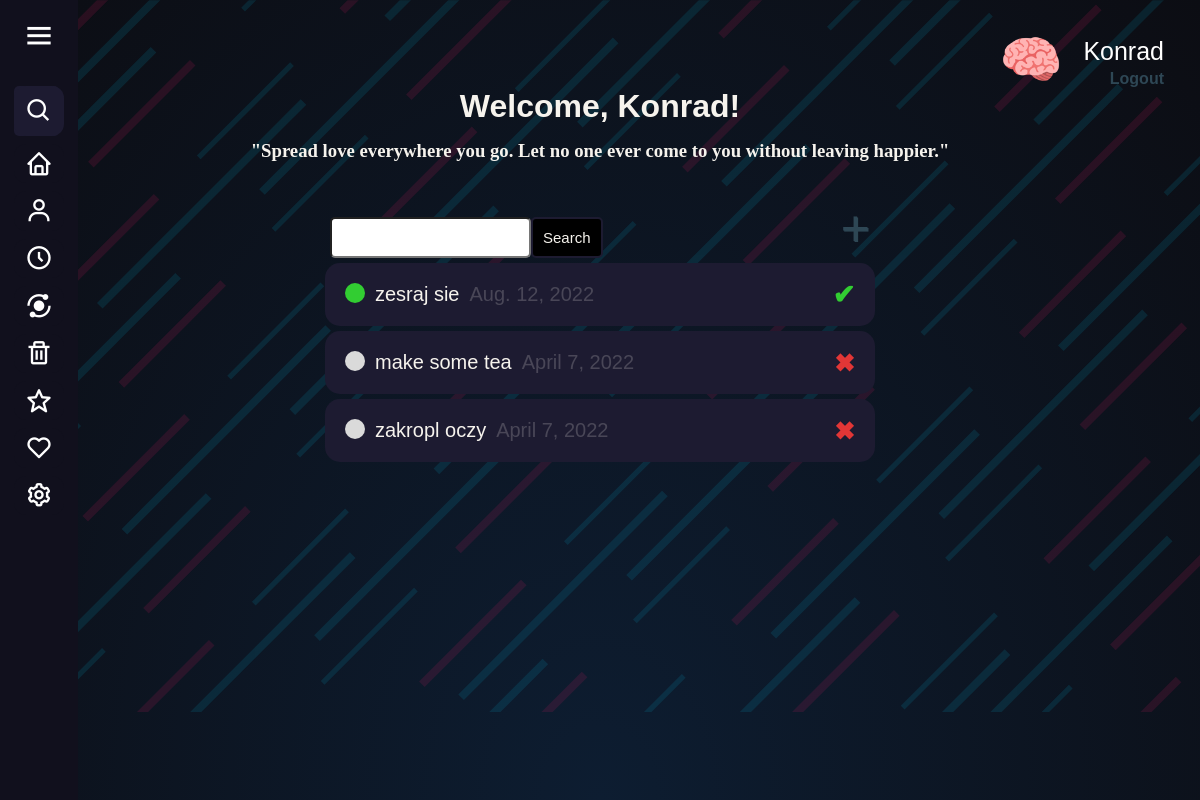
The app's page / (signed in) with its own data.
### website/models.py (models this page shows, shortened)
class Profile(models.Model):
    user = models.OneToOneField(User, on_delete=models.CASCADE)
    avatar = models.ImageField(default='default.jpg', upload_to='profile_images', blank=True, null=True)
    bio = models.TextField(default='Write Your bio here...')

class Task(models.Model):
    name = models.CharField(max_length=69)
    description = models.TextField(max_length=1337)
    deadline = models.DateField()
    status = models.BooleanField()
    visible = models.BooleanField(default=False)
    user = models.ForeignKey(User, on_delete=models.CASCADE, null=True, blank=True)
    def __str__(self):
        return self.name
    class Meta:
        ordering = ['-status', 'deadline']

### website/views.py (the view)
# urls.py: path('', views.MainTasksView.as_view(), name='main-tasks'),
class MainTasksView(LoginRequiredMixin, ListView):
    model = Task
    context_object_name = "tasks"
    template_name = "maintasks.html"
    def get_context_data(self, **kwargs):
        context = super().get_context_data(**kwargs)
        context['tasks'] = context['tasks'].filter(user=self.request.user)
        context['count'] = context['tasks'].filter(status=False).count()
        search_input = self.request.GET.get('search_bar') or ''
        if search_input:
            context['tasks'] = context['tasks'].filter(name__icontains=search_input)
        context['search_input'] = search_input
        quotes = ['"Logic will take you from A to B. Imagination will take you everywhere."',
                  '"Hate is a lack of imagination."',
                  '"I am a brain, Watson. The rest of me is a mere appendix."',
                  '"Beauty you are born with, but brains you earn."',
                  '"I not only use all the brains that I have, but all I can borrow."',
                  '"It’s not that I’m so smart, it’s just that I stay with problems longer."',
                  '"Any fool can know. The point is to understand."',
                  '"The measure of intelligence is the ability to change."',
                  '"Try not to become a person of success, but rather try to become a person of value."',
                  '"Education is not the learning of the facts, but the training of the mind to think."',
                  '"Spread love everywhere you go. Let no one ever come to you without leaving happier."',
                  '"Always remember that you are absolutely unique. Just like everyone else."',
                  '"Do not judge each day by the harvest you reap but by the seeds that you plant."',
                  '"The future belongs to those who believe in the beauty of their dreams."',
                  '"Tell me and I forget. Teach me and I remember. Involve me and I learn."',
                  '"It is during our darkest moments that we must focus to see the light."',
                  '"Life is a long lesson in humility."',
                  '"Success usually comes to those who are too busy to be looking for it."',
                  '"The way to get started is to quit talking and begin doing."',
                  '"If you really look closely, most overnight successes took a long time."',
                  '"The road to success and the road to failure are almost exactly the same."',
                  '"If you want to achieve excellence, you can get there today. As of this second, quit doing less-than-excellent work."',
                  '"Before anything else, preparation is the key to success."',
                  ]
        context['random_quote'] = random.choice(quotes)
        return context

### website/templates/maintasks.html (shortened to what this page needs)
{% extends "base.html" %}
{% block content %}
<html lang="en">
<head>
</head>
<body>
<div class="user-header-info">
{% if request.user.is_authenticated %}
<p class="user-nickname">
    <img class="rounded-circle account-img-main" src="{{ user.profile.avatar.url }} " style="cursor: pointer;"/>
    {{ request.user }}
</p>
<a class="user-log" href="{% url 'logout' %}">Logout</a>
{% else %}
<a class="user-log" href="{% url 'login' %}">Login</a>
{% endif %}
</div>
<div class="header-bar">
    <div>
        <h1>Welcome, {{ request.user.username|title }}!</h1>
        <h3 class="random-quote">{{ random_quote }}</h3>
    </div>
</div>
<div class="container">
<div class="search-bar-wrapper">
<form method="GET" class="search-bar">
    <input type="text" name="search_bar" value="{{ search_input }}">
    <input class="search-button" type="submit" value="Search">
</form>
    <div class="btn btn-primary tooltip-plus">
        <a id="create-link" href="{% url 'create-tasks' %}">&#x2b;</a>
    </div>
</div>
    <div class="tasks-wrapper">
        {% for task in tasks %}
        {% if task.visible == False %}
        <div class="specific-task">
            {% if task.status %}
                <div class="task-name">
                    <div class="task-completed-icon"></div>
                    <a href="{% url 'update-tasks' task.id %}">{{ task }}</a>
                    <div class="deadline-task">{{ task.deadline }}</div>
                </div>
            <div class="btn btn-primary tooltip-tick">
                <a class="delete-done-link" href="{% url 'confirm-tasks' task.id %}">&#10004;</a>
            </div>
            {% else %}
                <div class="task-name">
                    <div class="task-incomplete-icon"></div>
                    <a href="{% url 'update-tasks' task.id %}">{{ task }}</a>
                    <div class="deadline-task">{{ task.deadline }}</div>
                </div>
            <div class="btn btn-primary tooltip">
                <a class="delete-link" href="{% url 'delete-tasks' task.id %}">&#10006;</a>
            </div>
            {% endif %}
        </div>
        {% endif %}
        {% empty %}
        <h3>No tasks yet.</h3>
        {% endfor %}
    </div>
</div>
</body>
</html>
{% endblock content %}

### website/static/style.css (style rules this page uses)
body { background-repeat: no-repeat; background-size: cover; background-position: center; font-family: 'Inter', sans-serif; color: #F6F3ED; margin: 0; padding: 0; background: radial-gradient(ellipse at bottom, #0d1d31 0%, #0c0d13 100%); overflow: hidden; }
.container { z-index: 1; max-width: 550px; margin: auto; margin-top: 0px; padding-top: 30px; background-color: rgb(0, 0, 0, 0); }
* { margin: 0; padding: 0; box-sizing: border-box; font-family: "Poppins" , sans-serif; }
.header-bar { display: flex; justify-content: center; text-align: center; }
.user-header-info { justify-content: space-between; color: #fff; background: rgb(0, 0, 0, 0); padding-right: 3%; text-align: right; }
.user-header-info a { text-decoration: none; color: #2E4755; font-weight: bold; }
.user-nickname { padding-top: 0; font-size: 25px; margin-bottom: 4px; }
.random-quote { padding-top: 15px; font-family: "American Typewriter", serif; }
.user-log { margin-top: 0; }
.specific-task { display: flex; align-items: center; justify-content: space-between; padding: 20px; background-color: #1d1b31; border-radius: 15px; margin-bottom: 5px; }
.deadline-task { margin-left: 10px; opacity: 0.2; }
.task-name { display: flex; font-size: 20px; }
.task-name a { text-decoration: none; color: #F6F3ED; margin-left: 10px; }
.delete-link { text-decoration: none; font-weight: 900; color: #E23636; font-size: 25px; line-height: 0; }
.delete-done-link { text-decoration: none; font-weight: 900; color: rgb(50,205,50); font-size: 27px; line-height: 0; }
.task-completed-icon { height: 20px; width: 20px; background-color: rgb(50,205,50); border-radius: 50%; box-shadow: 0 0 0 0 rgba(0, 0, 0, 1); transform: scale(1); animation: pulse 2s infinite; }
.task-incomplete-icon { height: 20px; width: 20px; background-color: rgb(218, 218, 218); border-radius: 50%; }
.search-bar { margin-top: 20px; display: flex; }
.search-bar-wrapper { display: flex; justify-content: space-between; align-items: center; padding: 5px; }
#create-link { color: #2E4755; text-decoration: none; font-size: 50px; text-shadow: 1px 1px #2E4755; }
input[type=text], input[type=password], textarea { border 1px solid #1d1b31; border-radius: 5px; padding: 10px; width : 90%; }
.search-button { padding: 0px; border: 2px solid #1d1b31; background-color: #000000; color: #F6F3ED; padding: 10px; font-size: 15px; border-radius: 5px; cursor: pointer; text-decoration: none; }
.tooltip { display:inline-block; position:relative; text-align:center; }
.tooltip-tick { display:inline-block; position:relative; text-align:center; }
.tooltip-plus { display:inline-block; position:relative; text-align:center; }
.account-img-main { position: relative; right: 15px; top: 30px; border-radius: 49%; width: 60px; height: 60px; }

### records on screen
Task: name "zesraj sie", deadline "Aug. 12, 2022"
Task: name "make some tea", deadline "April 7, 2022"
Task: name "zakropl oczy", deadline "April 7, 2022"

### other values on screen
{{ request.user }} "Konrad"
{{ request.user.username|title }} "Konrad"
{{ random_quote }} "\"Spread love everywhere you go. Let no one ever come to you without leaving happier.\""
